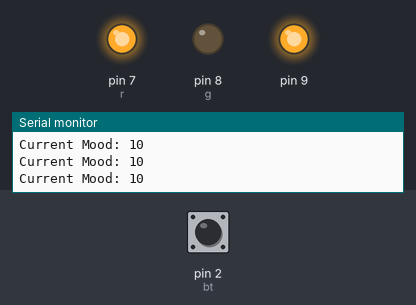
Bench run of a sketch on a simulated Arduino Uno, built with avr-gcc and run on an emulated ATmega328P. Parts: output pins drawn as LEDs (lit = HIGH), the last lines printed to the serial monitor. The test bench sets the inputs (shaded band); at power-on: pin 2 (bt) HIGH.

Above: at 1.2 s.
1.3 s: pin 2 (bt) driven LOW
At 2.6 s:
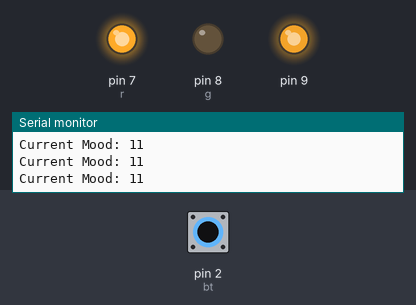
2.9 s: pin 2 (bt) pulsed HIGH 5 times (0.12 s each, 0.3 s apart)
At 4.7 s:
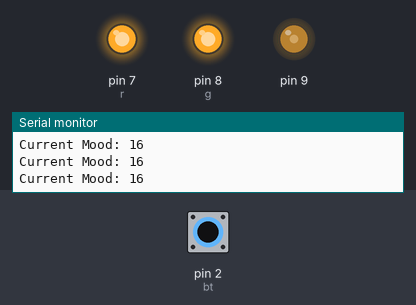
5.9 s: pin 2 (bt) pulsed HIGH 2 times (0.12 s each, 0.3 s apart)
At 25.0 s:
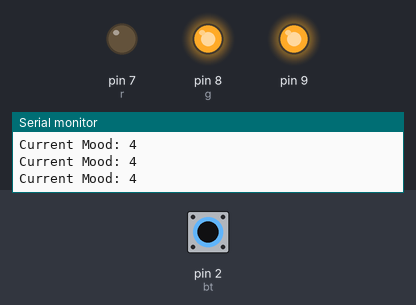
Timing chart, 0 to 26.1 s (numbered marks = the images above; inputs shaded):
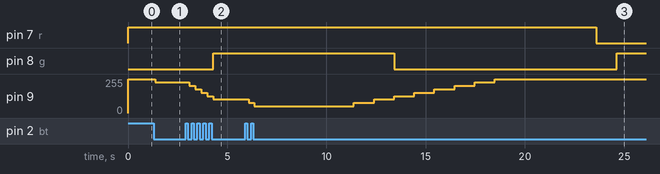

The sketch:

hw2.ino
```cpp
const int r = 7;
const int g = 8;
const int b = 9.;
const int bt = 2;

int buttonState = HIGH;       // 當前按鈕狀態 (預設HIGH，因為用了PULLUP)
bool buttonpressed = false;   // 上一次的按鈕狀態
int c = 0;                    // 顏色模式
String color ;

int mood = 0;
const int neutralMood = 10;
unsigned long touchedTimer = 0;
unsigned long reducedTimer = 0;
const long unTouchInterval = 5000;
const long reducedInterval = 1000;


void setup() {
  for (int i = 7; i < 10; i++) {
    pinMode(i, OUTPUT);
  }
  pinMode(bt, INPUT);   // 使用內建上拉電阻
  Serial.begin(4800);

  mood = neutralMood;
}

void loop() {
  showLED(mood);
  buttonState = digitalRead(bt);

  // 偵測「按下去的一瞬間」(HIGH → LOW)
  if (buttonState == LOW && !buttonpressed) {
    mood += 1;
    if (mood > 20)
      mood = 20;  // 循環回到 0
    touchedTimer = millis();
    buttonpressed = true;
    // delay(50); // 去抖動
  }
  if(buttonState == HIGH && buttonpressed)
    buttonpressed = false;

  unsigned long currentTimer = millis();
  if(currentTimer - touchedTimer > unTouchInterval)
  {
    if(currentTimer - reducedTimer > reducedInterval)
    {
      mood -= 1;
      if(mood< 0)
        mood = 0;
      reducedTimer = currentTimer;
    }
  }

  Serial.print("Current Mood: ");
  Serial.println(mood);
}
void showLED(int state){

  float brightnessInterval = 255 / 10.0;
  if(state >= neutralMood)
  {
    analogWrite(r, 255);
    analogWrite(g, brightnessInterval*(state - neutralMood));
    analogWrite(b, 255 - brightnessInterval*(state - neutralMood));
  }
  else
  {
    analogWrite(r, 255 - brightnessInterval*(neutralMood - state));
    analogWrite(g, brightnessInterval*(neutralMood - state));
    analogWrite(b, 255);
  }

}
```

Measured:
- after the input at 1.3 s, pin 9: 255/255 → 229/255 after 0.07 s
- after the input at 2.9 s, pin 8 (g): LOW → HIGH after 1.4 s; pin 9: moves from 229/255 to 102/255 over 1.2 s, starting after 0.19 s
- after the input at 5.9 s, pin 7 (r): HIGH → LOW after 17.7 s instead of 13.6 s
